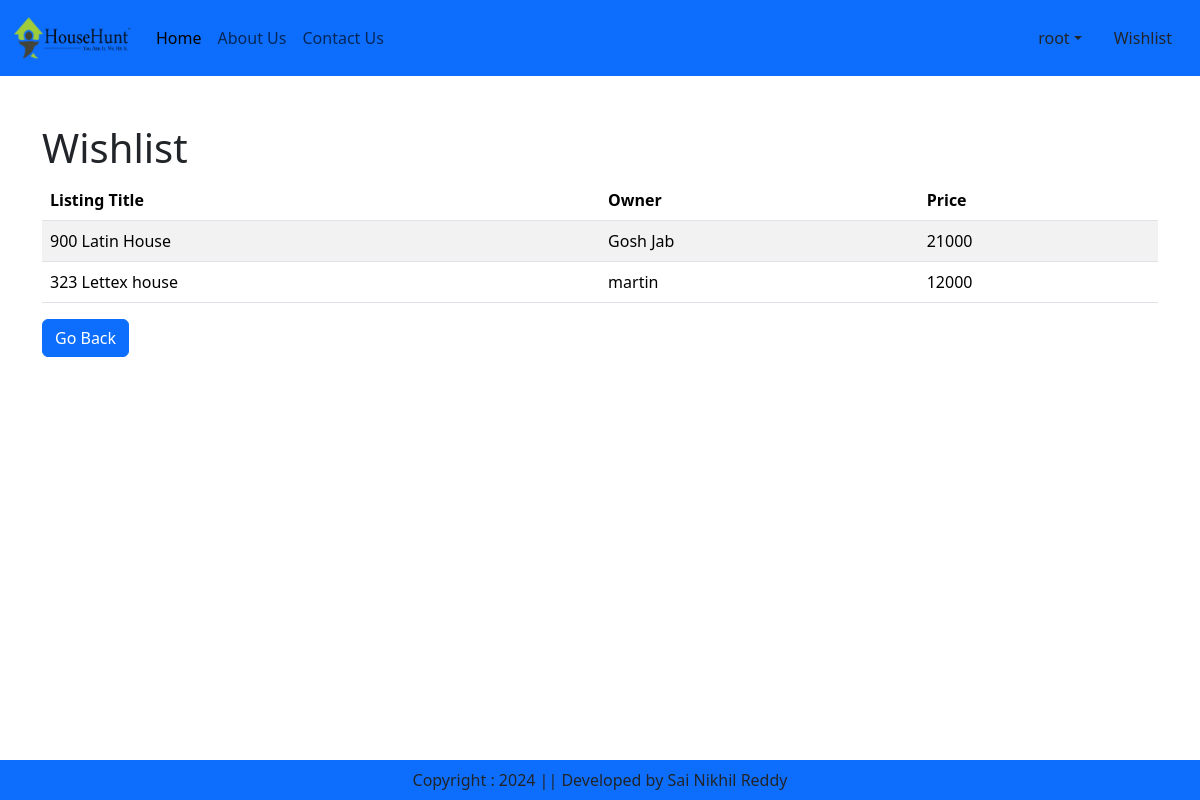
Screenshot of /wishlist/ (signed in) with the database file from the repository.
### hp/models.py (models this page shows, shortened)
class WishListItem(models.Model):
    listing = models.ForeignKey(Listing, on_delete=models.CASCADE)
    customer = models.ForeignKey(Customer, on_delete=models.CASCADE)

class Listing(models.Model):
    CATEGORY_PLACES = (
    ('DAY','Dayton'),
    ('CNG','Cincinnati'),
    ('CMH','Columbus'),
    ('MCE','Mason'),
    )
    category = models.ForeignKey(Category, on_delete=models.CASCADE)
    title = models.CharField(max_length=200)
    owner = models.CharField(max_length=200)
    owner_photo = models.ImageField(upload_to='product', blank=True)
    owner_number = models.DecimalField(max_digits=10 ,decimal_places=0,default=0)
    owner_email = models.CharField(max_length=200,null=True,blank=True)
    year_built = models.IntegerField(default=0)
    school_district = models.BooleanField(default=True)
    commute = models.BooleanField(default=True)
    pet_friendly = models.BooleanField(default=True)
    address = models.CharField(max_length=200)
    town = models.CharField(max_length=100,null=True)
    state = models.CharField(max_length=100)
    zipcode = models.CharField(max_length=20)
    description = models.TextField(blank=True)
    price = models.IntegerField()
    bedrooms = models.IntegerField()
    bathrooms = models.DecimalField(max_digits=3, decimal_places=1)
    garage = models.IntegerField(default=0)
    sqft = models.IntegerField()
    lot_size = models.DecimalField(max_digits=6, decimal_places=1)
    city = models.CharField(choices=CATEGORY_PLACES, max_length=10,default='DAY')
    photo_main = models.ImageField(upload_to='product')
    photo_1 = models.ImageField(upload_to='product', blank=True)
    photo_2 = models.ImageField(upload_to='product', blank=True)
    photo_3 = models.ImageField(upload_to='product', blank=True)
    photo_4 = models.ImageField(upload_to='product', blank=True)
    photo_5 = models.ImageField(upload_to='product', blank=True)
    photo_6 = models.ImageField(upload_to='product', blank=True)
    is_published = models.BooleanField(default=True)

### hp/views.py (the view)
# urls.py: path('wishlist/',views.wishlist,name='wishlist'),
def wishlist(request):
    customer = Customer.objects.get(user=request.user)
    wishlist_items = WishListItem.objects.filter(customer=customer)
    return render(request, 'hp/wishlist.html', {'wishlist_items': wishlist_items})

### hp/templates/hp/wishlist.html (shortened to what this page needs)
{% extends 'hp/base.html' %}
{% load static %}
{% block main-content %}
<div class="container mt-5">
    <h1>Wishlist</h1>
    <div class="table-responsive">
        <table class="table table-striped">
            <thead class="thead-dark">
                <tr>
                    <th>Listing Title</th>
                    <th>Owner</th>
                    <th>Price</th>
                </tr>
            </thead>
            <tbody>
                {% for wishlist_item in wishlist_items %}
                <tr>
                    <td>{{ wishlist_item.listing.title }}</td>
                    <td>{{ wishlist_item.listing.owner }}</td>
                    <td>{{ wishlist_item.listing.price }}</td>
                </tr>
                {% endfor %}
            </tbody>
        </table>
    </div>
    <a href="{% url 'mainPage' %}" class="btn btn-primary">Go Back</a>
</div>
{% endblock main-content %}

### hp/templates/hp/base.html (shortened to what this page needs)
<!DOCTYPE html>
{% load static %}
<html lang="en">
<head>
    <link href="https://cdn.jsdelivr.net/npm/bootstrap@5.3.3/dist/css/bootstrap.min.css" rel="stylesheet">
    <link rel="stylesheet" href="{% static 'hp/css/owl.carousel.min.css' %}"/>
    <link rel="stylesheet" href="{% static 'hp/css/all.min.css' %}"/>
    <link rel="stylesheet" href="{% static 'hp/css/styles.css' %}"/>
</head>
<body>
    <nav class="navbar navbar-expand-lg bg-primary">
        <div class="container-fluid">
          <a class="navbar-brand" href="#">
            <img src="{% static 'hp/images/brand/Logo-HH.png' %}" width="120" height="50" alt="">
          </a>
          <div class="collapse navbar-collapse" id="navbarSupportedContent">
            <ul class="navbar-nav me-auto mb-2 mb-lg-0">
              {% if request.user.is_authenticated %}
              <li class="nav-item">
                <a class="nav-link active" aria-current="page" href="{% url 'mainPage' %}">Home</a>
              </li>
              <li class="nav-item">
                <a class="nav-link" href="{% url 'aboutus' %}">About Us</a>
              </li>
              <li class="nav-item">
                <a class="nav-link" href="{% url 'contactus' %}">Contact Us</a>
              </li>
            </ul>
          </div>
          <ul class="navbar-nav me-auto mb-2 mb-lg-0">
            <li class="nav-item dropdown mx-2">
                <a class="nav-link dropdown-toggle text-dark" href="#" id="profileDropdown" role="button" data-bs-toggle="dropdown" aria-expanded="false">{{request.user}}</a>
            </li>
            <li class="nav-item mx-2">
                <a href="{% url 'wishlist' %}" class="nav-link text-dark">Wishlist</a>
            </li>
            {% endif %}
          </ul>
        </div>
      </nav>
      {% block main-content %}{% endblock main-content %}
      <footer class="container-fluid bg-primary fixed-bottom text-center p-2 mt-5">
          Copyright : 2024 || Developed by Sai Nikhil Reddy
      </footer>
</body>
</html>

### rows the page displays
WishListItem: listing "900 Latin House", listing.owner "Gosh Jab", listing.price "21000"
WishListItem: listing "323 Lettex house", listing.owner "martin", listing.price "12000"

### other values shown
{{ request.user }} "root"
